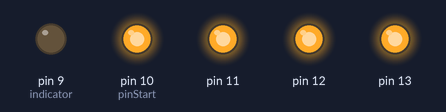
Recording of a sketch running on a simulated Arduino Uno, built with avr-gcc and run on an emulated ATmega328P. On the bench: output pins drawn as LEDs (lit = HIGH). What the sketch prints to the serial monitor is not drawn.

Above: at 1.05 s.
Timing chart, 0 to 4.0 s (numbered marks = the images above):
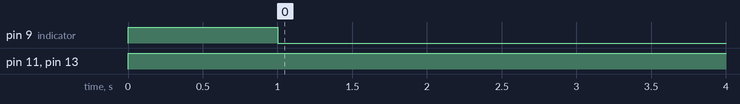

The sketch:

FlashingLights072314.ino
```cpp
/* Write an array of firing frequencies and pulse widths


 For the below code, the following convention is used:
 Frequencies are in Hz
 Pulse widths are in milliseconds

 The LED array is indexed as follows:
  _________________________________
 |  1   2   1   2   3   4   3   4  |
 |  1   2   1   2   3   4   3   4  |
 |  1   2   1   2   3   4   3   4  |
 |_________________________________|


 NOTE: The Buckpuck interpets a high control voltage as
 of and a low control voltage as on. It's stupid, but it
 probably made life easier for the guy who designed it. Oh
 well. Anyways, that explains why the digital write commands
 seem backwards.

 Stephen Thornquist June 28 2014
 */

 // indicator is the pin corresponding to the indicator LED
const int indicator = 9;
const int pinStart = 10;
const int pinEnd = 14;
const int numPins = pinEnd - pinStart;
// Timescale says how many of our selected timescale are in a second
// so if we use microseconds, we should switch this to 1000000
const int timescale = 1000;
// startTime is how long until it should start
unsigned long startTime = 10000;
// duration is how long the Arduino should run its protocol.
unsigned long duration = 1200000; // 20 minutes
// endOfDays is when the protocol should end
unsigned long endOfDays = startTime + duration;
// Array of frequencies desired (in Hz)
// To tell a controller to be constantly off, input 0 for frequency
double freq[numPins] = {0, 2, 0, 2};
// Array of pulse widths desired (in milliseconds)
// You don't need to worry about pulse width for constant
// LEDs.
int pulseWidth[numPins] = {0, 10, 0, 10};

unsigned long lastOn[numPins]={ 0, 0, 0, 0 };

/* Load setup and initialize every pin as an output.
   Further, if the pin is set to be constant, initialize that.
*/
void setup() {
  Serial.begin(9600);
  for(int pin = pinStart; pin < pinEnd; pin++){
    pinMode(pin,OUTPUT);
    digitalWrite(pin,HIGH);
  }
    pinMode(indicator,OUTPUT);
    digitalWrite(indicator,HIGH);
    delay(1000);
    digitalWrite(indicator,LOW);
}

// Run this loop ad electrical nauseum
void loop() {
  unsigned long currentTime = millis();
  if(currentTime > startTime && currentTime<endOfDays) {
    // Step through each pin, indexed from 0
    for(int pinScan = 0; pinScan < numPins; pinScan++){
      // See if this pin is supposed to be constantly on
      if(freq[pinScan]!=0) {
        // Now make sure the pin is supposed to be on (not yet implemented, was buggy)
          // If it has been the pulse width since the last time the LED
          // was turned on, turn it off.
          if((currentTime-lastOn[pinScan]) > pulseWidth[pinScan]) {
            Serial.write('Off');
            digitalWrite(pinScan+pinStart, HIGH);
          }

          // If it's been timescale/frequency units of time since the LED
          // was last turned on, turn it on again. Then annotate
          // having done so by updating the lastOn array.
          if((double(currentTime - lastOn[pinScan])*freq[pinScan])>=timescale){
            digitalWrite(pinScan + pinStart, LOW);
            Serial.write('On');
            lastOn[pinScan] = currentTime;
          }
      }
    }
  }
}
```
